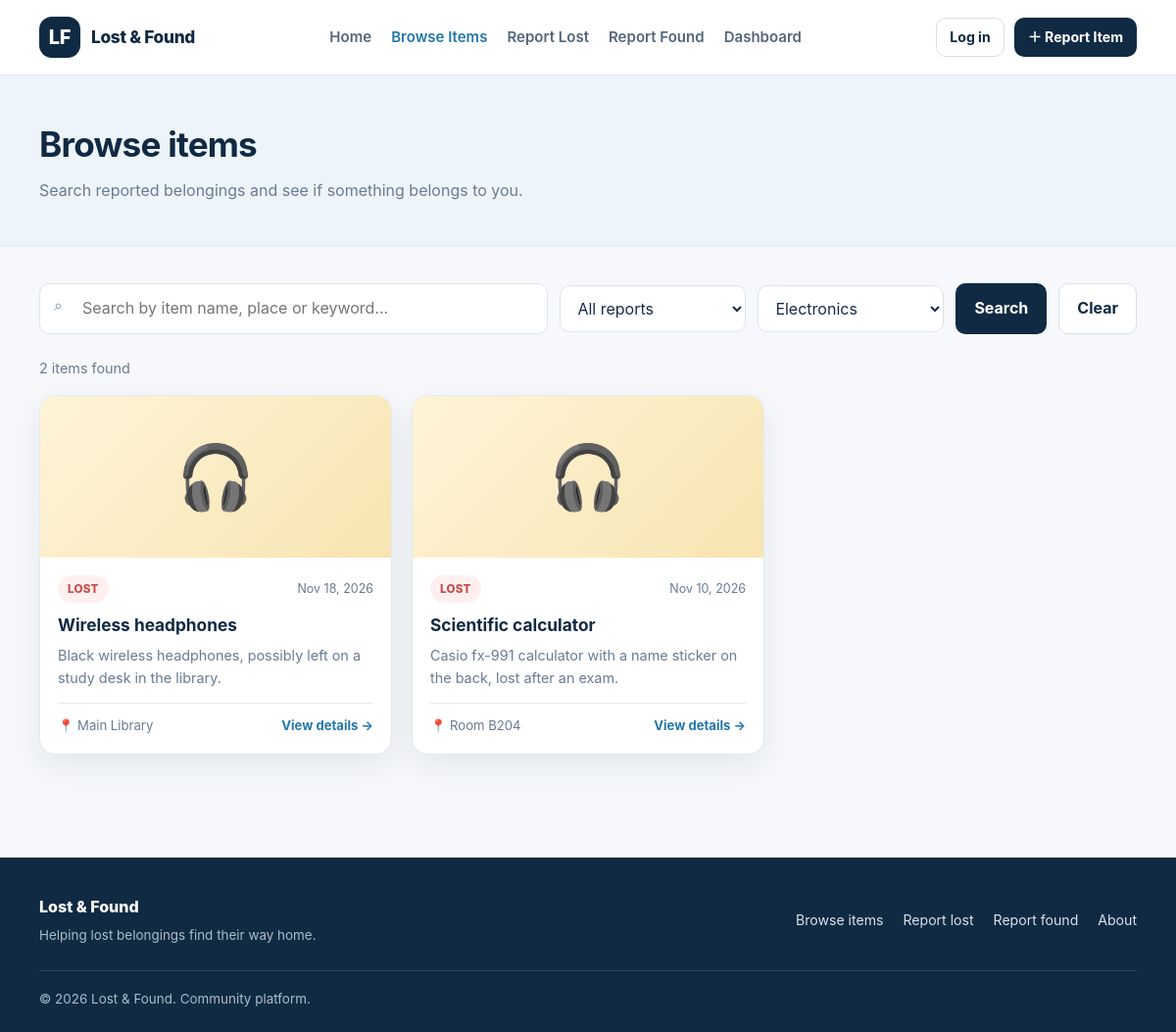
The app's page /browse.php?cat=1 with its own data.
### tables this page shows
CREATE TABLE `ItemReports` (
  `ReportID` int(11) NOT NULL AUTO_INCREMENT,
  `user_id` int(11) NOT NULL,
  `category_id` int(11) NOT NULL,
  `Title` varchar(100) NOT NULL,
  `Location` varchar(120) NOT NULL,
  `ItemDate` date NOT NULL,
  `Description` text NOT NULL,
  `Contact` varchar(120) DEFAULT NULL,
  `Photo` longblob DEFAULT NULL,
  `PhotoMime` varchar(50) DEFAULT NULL,
  `Status` enum('lost','found') NOT NULL,
  `ReportState` enum('open','returned') NOT NULL DEFAULT 'open',
  `CreatedAt` timestamp NULL DEFAULT current_timestamp(),
  PRIMARY KEY (`ReportID`),
  KEY `fk_reports_user` (`user_id`),
  KEY `fk_reports_category` (`category_id`),
  CONSTRAINT `fk_reports_category` FOREIGN KEY (`category_id`) REFERENCES `Category` (`category_id`) ON UPDATE CASCADE,
  CONSTRAINT `fk_reports_user` FOREIGN KEY (`user_id`) REFERENCES `Student` (`user_id`) ON DELETE CASCADE ON UPDATE CASCADE
);

CREATE TABLE `Category` (
  `category_id` int(11) NOT NULL AUTO_INCREMENT,
  `category_name` varchar(50) NOT NULL,
  `icon` varchar(10) NOT NULL,
  PRIMARY KEY (`category_id`),
  UNIQUE KEY `category_name` (`category_name`)
);

### sql/config.php (called while the page is built, shortened)
<?php
function db_settings(): array
{
    $db_host = 'localhost';
    $db_user = 'root';
    $db_password = '';
    $db_name = 'yu_lost_found';
    return [$db_host, $db_user, $db_password, $db_name];
}
function db(): mysqli
{
    static $conn = null;
    if ($conn instanceof mysqli) {
        return $conn;
    }
    [$host, $user, $pass, $name] = db_settings();
    $conn = @mysqli_connect($host, $user, $pass, $name);
    mysqli_set_charset($conn, 'utf8mb4');
    return $conn;
}
function db_errno(?int $set = null): int
{
    static $errno = 0;
    if ($set !== null) {
        $errno = $set;
    }
    return $errno;
}
function db_run(string $sql, string $types = '', array $params = [])
{
    $stmt = mysqli_prepare(db(), $sql);
    if ($types !== '') {
        $blobs = [];
        mysqli_stmt_bind_param($stmt, $types, ...$params);
    }
    if (!mysqli_stmt_execute($stmt)) {
        db_errno(mysqli_stmt_errno($stmt));
        error_log('SQL execute failed: ' . mysqli_stmt_error($stmt));
        mysqli_stmt_close($stmt);
        return false;
    }
    return $stmt;
}
function db_select(string $sql, string $types = '', array $params = []): array
{
    $stmt = db_run($sql, $types, $params);
    $result = mysqli_stmt_get_result($stmt);
    $rows = $result ? mysqli_fetch_all($result, MYSQLI_ASSOC) : [];
    return $rows;
}
function e($value): string
{
    return htmlspecialchars((string) $value, ENT_QUOTES, 'UTF-8');
}
function fmt_date(?string $date): string
{
    return $date ? date('M d, Y', strtotime($date)) : '';
}
function visual_class(int $category_id): string
{
    $classes = ['', 'gold', 'green', 'purple'];
    return $classes[$category_id % count($classes)];
}

### html/browse.php (the view, shortened to what this page needs)
<?php
require_once __DIR__ . '/../sql/config.php';
$q    = trim((string) ($_GET['q'] ?? ''));
$type = (string) ($_GET['type'] ?? '');
$cat  = (int) ($_GET['cat'] ?? 0);
$sql = 'SELECT r.ReportID, r.Title, r.Location, r.ItemDate, r.Description, r.Status, r.ReportState,
               r.category_id, c.icon, (r.Photo IS NOT NULL) AS has_photo
          FROM ItemReports r JOIN Category c ON c.category_id = r.category_id
         WHERE 1 = 1';
$types = '';
$params = [];
if ($cat > 0) {
    $sql .= ' AND r.category_id = ?';
    $types .= 'i'; $params[] = $cat;
}
$sql .= ' ORDER BY r.CreatedAt DESC, r.ReportID DESC LIMIT 60';
$items = db_select($sql, $types, $params);
$categories = db_select('SELECT category_id, category_name FROM Category ORDER BY category_name');
include __DIR__ . '/inc/header.php';
?>
<main>
    <section class="page-hero">
        <div class="container"><h1>Browse items</h1><p>Search reported belongings and see if something belongs to you.</p></div>
    </section>
    <section class="container content">
        <form class="toolbar" method="get" action="browse.php" id="filter-form">
            <div class="searchbox">
                <span class="search-symbol">⌕</span>
                <input class="field" type="search" name="q" value="<?= e($q) ?>" data-live-search="results" placeholder="Search by item name, place or keyword...">
            </div>
            <select name="type" aria-label="Filter by type" class="filter-select">
                <option value="">All reports</option>
            </select>
            <select name="cat" aria-label="Filter by category" class="filter-select">
                <?php foreach ($categories as $c): ?>
                    <option value="<?= (int) $c['category_id'] ?>" <?= $cat === (int) $c['category_id'] ? 'selected' : '' ?>><?= e($c['category_name']) ?></option>
                <?php endforeach; ?>
            </select>
            <button class="btn" type="submit">Search</button>
            <?php if ($q !== '' || $type !== '' || $cat > 0): ?>
                <a class="btn btn-outline" href="browse.php">Clear</a>
            <?php endif; ?>
        </form>
        <p class="result-count" id="result-count"><?= count($items) ?> item<?= count($items) === 1 ? '' : 's' ?> found</p>
        <?php if ($items): ?>
            <div class="item-grid" id="results">
                <?php foreach ($items as $r) { include __DIR__ . '/inc/item_card.php'; } ?>
            </div>
        <?php else: ?>
            <div class="card empty-state"><div class="big">🔍</div><p>No items match your search. Try different keywords or clear the filters.</p></div>
        <?php endif; ?>
    </section>
</main>
<?php include __DIR__ . '/inc/footer.php'; ?>

### html/inc/item_card.php (shortened to what this page needs)
<?php
$short = mb_strlen($r['Description']) > 90 ? mb_substr($r['Description'], 0, 90) . '…' : $r['Description'];
?>
<article class="card item-card">
    <div class="item-visual <?= e(visual_class((int) $r['category_id'])) ?>">
        <?php if (!empty($r['has_photo'])): ?>
            <img src="../sql/image.php?id=<?= (int) $r['ReportID'] ?>" alt="Photo of <?= e($r['Title']) ?>" loading="lazy">
        <?php else: ?>
            <?= e($r['icon']) ?>
        <?php endif; ?>
    </div>
    <div class="item-body">
        <div class="item-meta">
            <span>
                <span class="tag tag-<?= e($r['Status']) ?>"><?= strtoupper(e($r['Status'])) ?></span>
            </span>
            <span class="hint"><?= e(fmt_date($r['ItemDate'])) ?></span>
        </div>
        <h3><?= e($r['Title']) ?></h3>
        <p><?= e($short) ?></p>
        <div class="item-foot">
            <span>📍 <?= e($r['Location']) ?></span>
            <a class="text-link" href="item-details.php?id=<?= (int) $r['ReportID'] ?>">View details →</a>
        </div>
    </div>
</article>

### html/css/style.css (style rules this page uses)
:root { --navy:#102a43;--navy-2:#173f5f;--blue:#2477a8;--sky:#eaf4fa; --ink:#172b4d;--muted:#687b91;--line:#e4eaf0;--bg:#f6f8fb; --white:#fff;--red:#c94b4b;--red-bg:#fff0ef;--green:#16845b;--green-bg:#e9f7f0; --shadow:0 12px 32px rgba(16,42,67,.08);--radius:16px; }
* { box-sizing:border-box }
html { scroll-behavior:smooth }
body { margin:0;font-family:Inter,ui-sans-serif,system-ui,-apple-system,"Segoe UI",sans-serif;color:var(--ink);background:var(--bg);line-height:1.6 }
a { color:inherit;text-decoration:none }
button,input,select,textarea { font:inherit }
.container { width:min(1120px,calc(100% - 40px));margin:auto }
.btn { display:inline-flex;align-items:center;justify-content:center;gap:8px;padding:11px 18px;border:1px solid transparent;border-radius:10px;background:var(--navy);color:#fff;font-weight:700;cursor:pointer;transition:.2s }
.btn-outline { background:#fff;color:var(--navy);border-color:#d6e0e9 }
.text-link { color:var(--blue);font-weight:750 }
.stat-card,.card,.panel { background:white;border:1px solid var(--line);border-radius:var(--radius);box-shadow:var(--shadow) }
.item-grid { display:grid;grid-template-columns:repeat(3,1fr);gap:20px }
.item-card { overflow:hidden }
.item-visual { height:165px;background:linear-gradient(135deg,#e9f2f8,#d8e8f2);display:grid;place-items:center;font-size:4rem;position:relative }
.item-visual.gold { background:linear-gradient(135deg,#fff4d8,#f7e4b1) }
.item-body { padding:18px }
.item-meta { display:flex;align-items:center;justify-content:space-between;gap:10px;margin-bottom:9px }
.tag { display:inline-flex;padding:5px 10px;border-radius:30px;font-size:.73rem;font-weight:800;letter-spacing:.2px }
.tag-lost { background:var(--red-bg);color:var(--red) }
.item-card h3 { font-size:1.08rem;margin:0 0 5px;color:var(--navy) }
.item-card p { font-size:.9rem;color:var(--muted);margin:0 0 14px }
.item-foot { border-top:1px solid var(--line);padding-top:12px;display:flex;justify-content:space-between;color:var(--muted);font-size:.82rem }
.page-hero { background:#edf5fa;padding:42px 0;border-bottom:1px solid #dfebf2 }
.page-hero h1 { margin:0 0 7px;color:var(--navy);font-size:2.2rem;letter-spacing:-.8px }
.page-hero p { margin:0;color:var(--muted) }
.content { padding:38px 0 70px }
.toolbar { display:flex;gap:12px;align-items:center;margin-bottom:23px;flex-wrap:wrap }
.searchbox { flex:1;min-width:220px;position:relative }
.searchbox input { padding-left:43px }
.search-symbol { position:absolute;left:15px;top:10px;color:#8293a5 }
.field,select,textarea { width:100%;border:1px solid #dce4ec;border-radius:10px;padding:12px 13px;background:#fff;color:var(--ink);outline:none }
.hint { font-size:.78rem;color:var(--muted) }
.result-count { color:var(--muted);font-size:.9rem;margin:0 0 16px }
.filter-select { max-width:190px }
.toolbar .btn { padding:12px 18px }
.item-visual,.detail-image { overflow:hidden }

### records on screen
itemreports: category.icon "🎧", Status "LOST", ItemDate "Nov 18, 2026", Title "Wireless headphones", Description "Black wireless headphones, possibly left on a study desk in the library.", Location "Main Library"
itemreports: category.icon "🎧", Status "LOST", ItemDate "Nov 10, 2026", Title "Scientific calculator", Description "Casio fx-991 calculator with a name sticker on the back, lost after an exam.", Location "Room B204"

### other values on screen
$label "Home"
$label "Browse Items"
$label "Report Lost"
$label "Report Found"
$label "Dashboard"
count($items) "2"
form field cat "Electronics"
